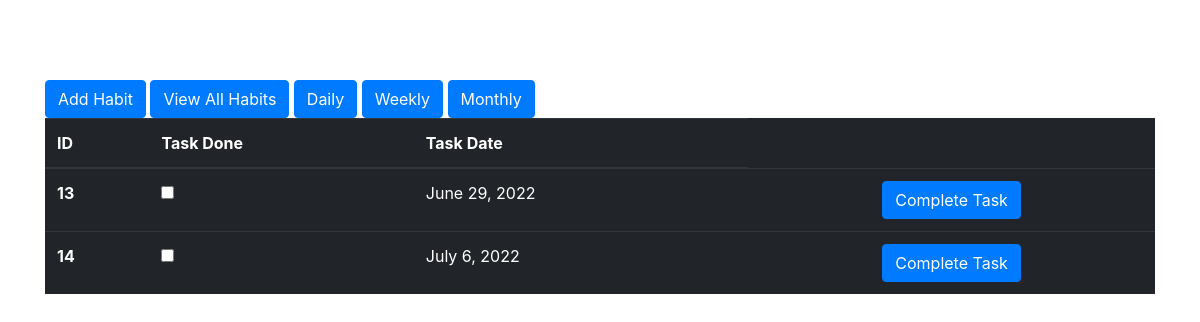
Page /tasks/19 on the committed database.
### habit/models.py (models this page shows, shortened)
class TaskModel(models.Model):
    class Meta:
        db_table = "task"
    done = models.BooleanField(default=False)
    task_date = models.DateField()
    habit = models.ForeignKey(HabitModel, on_delete=models.CASCADE)

### habit/views.py (the view)
# urls.py: path('tasks/<pk>', TasksView.as_view(), name='tasks'),
class TasksView(View):
    model = TaskModel
    def get(self, request, pk):
        tasks = TaskModel.objects.filter(habit=pk)
        return render(request, 'tasks.html', {'tasks': tasks})

### habit/templates/tasks.html
{% extends 'base.html' %}
{% block content %}
<a href="{% url 'add-habit'  %}"> <button class = "btn btn-primary">Add Habit</button> </a>
<a href="{% url 'habits'  %}"> <button class = "btn btn-primary">View All Habits</button> </a>
<a href="{% url 'daily'  %}"> <button class = "btn btn-primary">Daily</button> </a>
<a href="{% url 'weekly'  %}"> <button class = "btn btn-primary">Weekly</button> </a>
<a href="{% url 'monthly'  %}"> <button class = "btn btn-primary">Monthly</button> </a>
<table class="table table-dark">
  <thead>
    <tr>
      <th scope="col">ID</th>
      <th scope="col">Task Done</th>
      <th scope="col">Task Date</th>
    </tr>
  </thead>
  <tbody>
    {% for task in tasks %}
    <tr>
      <th scope="row">{{task.id}}</th>
      <td>{{task.completed}}  <input type="checkbox" name="task"  {% if task.completed %} checked{% endif %}></td>
      <td>{{task.task_date}}</td>
     <td class = "d-flex flex-row justify-content-around">
       <a href = "{% url 'update_task' task.id %}"  ><button class = "btn btn-primary"> Complete Task </button></a>
    </td>
    </tr>
    {% endfor %}
  </tbody>
</table>
{% endblock %}

### rows in the picture
TaskModel: id "13", task_date "June 29, 2022"
TaskModel: id "14", task_date "July 6, 2022"
